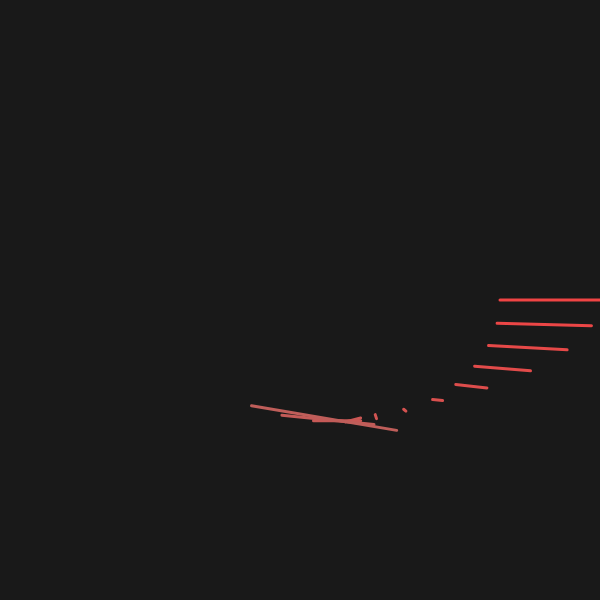
Frame 1 (no input)
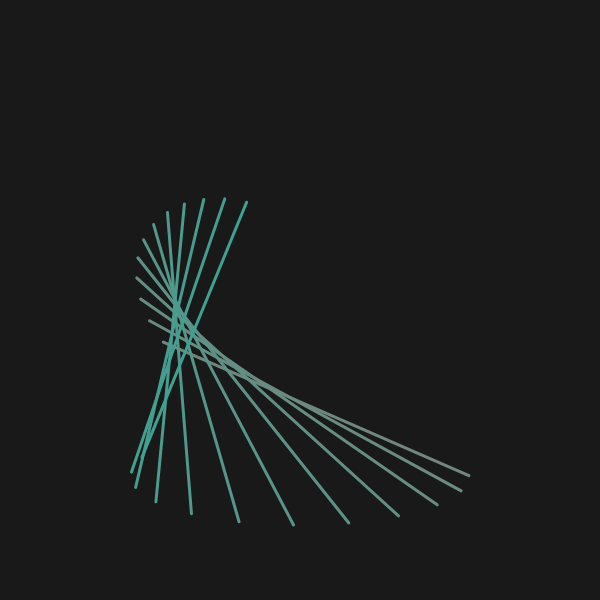
Frame 60 (no input)
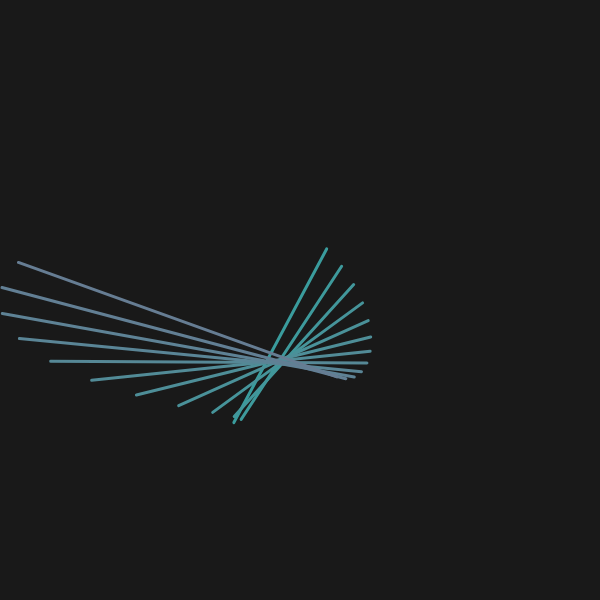
Frame 120 (the mouse pressed at the canvas centre since frame 60)

The p5.js sketch that drew these frames (run headless with seeded random() and noise() and a simulated clock; from frame 60 on, the mouse is pressed at the canvas centre):

// p5.js sketch
// ── sketch.js
let t;
let c;
let startColor;
let endColor;
let pct;
let colorDelta;
let COLORS;

function setup() {
    createCanvas(600, 600);
    background(25);
    frameRate(60);

    COLORS = [
        color("#ef4444"),
        color("#14b8a6"),
        color("#fde047"),
        color("#22c55e"),
        color("#22d3ee"),
        color("#8b5cf6"),
        color("#db2777"),
    ]

    colorMode(RGB)
    startColor = COLORS[0]
    endColor = COLORS[1]
    c = startColor;
    pct = 0;
    colorDelta = 0.01;
    t = 0;
}

function draw() {
    background(25);
    fill(225);
    strokeWeight(3);
    translate(
        (width / 2),
        (height / 2),
    );

    for (let i = 0; i < 12; i++) {
        c = lerpColor(startColor, endColor, pct + (i * colorDelta * 2));
        stroke(c);
        line(
            x1(t + i * 2),
            y1(t + i * 2),
            x2(t + i * 2),
            y2(t + i * 2),
        )
    }

    t += 0.5;

    pct += colorDelta;

    if (pct > 1) {
        pct = 0;
        // let tmp = startColor;
        startColor = endColor;
        // endColor = tmp;
        endColor = COLORS[Math.floor(Math.random() * COLORS.length)];
        c = startColor;
    }
    // noLoop();
}

function x1(t) {
    return 100 * cos(t / 10) + 100 * cos(t / 15);
}

function y1(t) {
    return 100 * sin(t / 10) + 25 * sin(t / 15);
}

function x2(t) {
    return 200 * cos(t / 25) + 100 * cos(t / 5);
}

function y2(t) {
    return 200 * sin(t / 25) + 25 * sin(t / 5);
}
